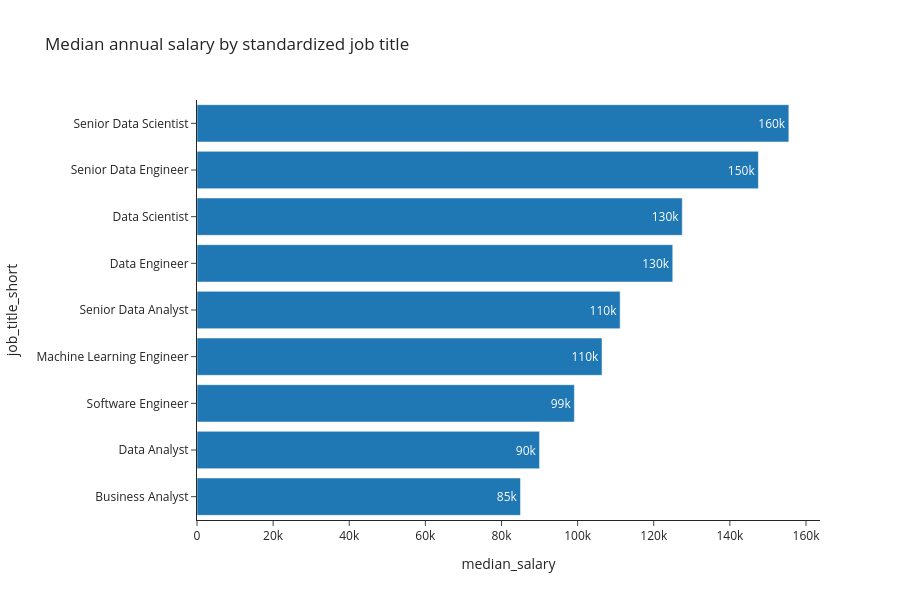

The code cell stored with this chart in its notebook:
### Code cell
fig = px.bar(
    salary_by_title.to_pandas(),
    x="median_salary",
    y="job_title_short",
    orientation="h",
    title="Median annual salary by standardized job title",
    text_auto=".2s",
    template="simple_white",
    height=600,
)
fig.update_yaxes(categoryorder="total ascending")
fig.show()

### Figure 1 — Plotly figure (JSON) as saved in the notebook; plotly's stock layout.template omitted (floating-point values rounded to 4 significant figures)
{"data": [{"hovertemplate": "median_salary=%{x}<br>job_title_short=%{y}<extra></extra>", "legendgroup": "", "marker": {"color": "#1F77B4", "pattern": {"shape": ""}}, "name": "", "orientation": "h", "showlegend": false, "textposition": "auto", "texttemplate": "%{x:.2s}", "type": "bar", "x": [155500.0, 147500.0, 127500.0, 125000.0, 111200.0, 106400.0, 99150.0, 90000.0, 85000.0], "xaxis": "x", "y": ["Senior Data Scientist", "Senior Data Engineer", "Data Scientist", "Data Engineer", "Senior Data Analyst", "Machine Learning Engineer", "Software Engineer", "Data Analyst", "Business Analyst"], "yaxis": "y"}], "layout": {"barmode": "relative", "height": 600, "legend": {"tracegroupgap": 0}, "title": {"text": "Median annual salary by standardized job title"}, "xaxis": {"anchor": "y", "domain": [0, 1], "title": {"text": "median_salary"}}, "yaxis": {"anchor": "x", "categoryorder": "total ascending", "domain": [0, 1], "title": {"text": "job_title_short"}}}}
